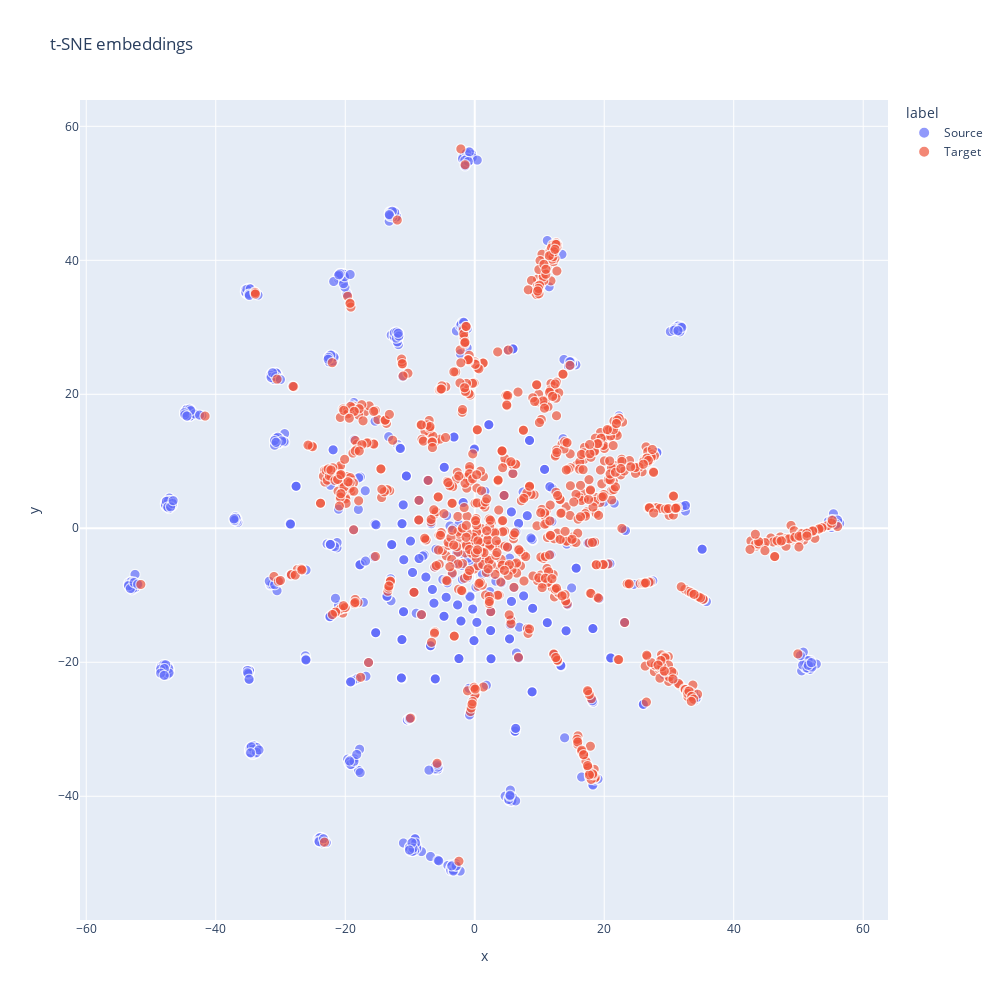

The cell this chart's notebook holds for it:
### Code cell
plot_tsne(src_embed, tgt_embed)

### Figure 1 — Plotly figure (JSON) as saved in the notebook; plotly's stock layout.template omitted (floating-point values rounded to 4 significant figures; data arrays with more than 128 entries replaced by an {"elided": "..."} marker saying what was removed)
{"data": [{"customdata": {"elided": "1000x1 str values"}, "hovertemplate": "label=Source<br>x=%{x}<br>y=%{y}<br>Size=%{marker.size}<br>Filename=%{customdata[0]}<extra></extra>", "legendgroup": "Source", "marker": {"color": "#636efa", "size": {"elided": "1000 int values"}, "sizemode": "area", "sizeref": 0.01, "symbol": "circle"}, "mode": "markers", "name": "Source", "showlegend": true, "type": "scattergl", "x": {"elided": "1000 float values"}, "xaxis": "x", "y": {"elided": "1000 float values"}, "yaxis": "y"}, {"customdata": {"elided": "1000x1 str values"}, "hovertemplate": "label=Target<br>x=%{x}<br>y=%{y}<br>Size=%{marker.size}<br>Filename=%{customdata[0]}<extra></extra>", "legendgroup": "Target", "marker": {"color": "#EF553B", "size": {"elided": "1000 int values"}, "sizemode": "area", "sizeref": 0.01, "symbol": "circle"}, "mode": "markers", "name": "Target", "showlegend": true, "type": "scattergl", "x": {"elided": "1000 float values"}, "xaxis": "x", "y": {"elided": "1000 float values"}, "yaxis": "y"}], "layout": {"autosize": false, "height": 1000, "legend": {"itemsizing": "constant", "title": {"text": "label"}, "tracegroupgap": 0}, "title": {"text": "t-SNE embeddings"}, "width": 1000, "xaxis": {"anchor": "y", "domain": [0, 1], "title": {"text": "x"}}, "yaxis": {"anchor": "x", "domain": [0, 1], "title": {"text": "y"}}}}
